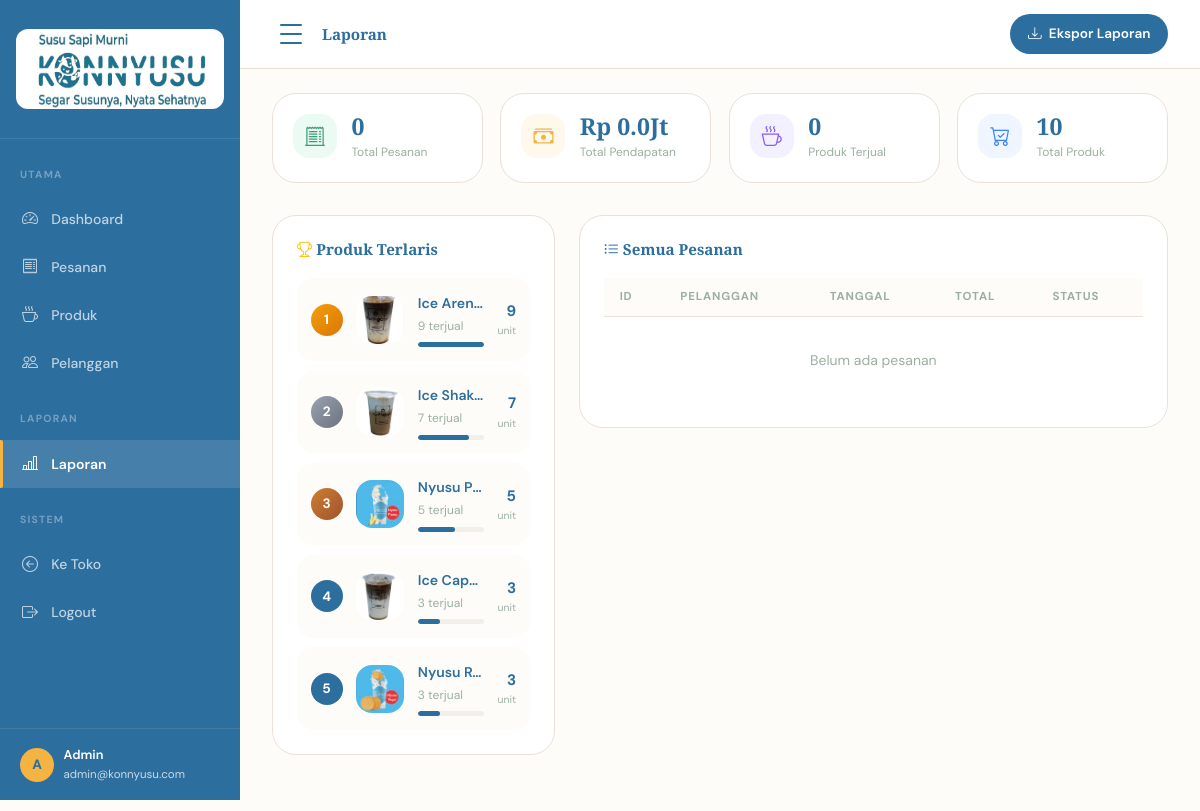
/admin/reports/reports.php (signed in), run on the app's committed database.
### tables this page shows
CREATE TABLE `menu` (
  `menu_id` int NOT NULL,
  `name` varchar(100) NOT NULL,
  `description` text,
  `price` int NOT NULL,
  `category` varchar(50) NOT NULL,
  `image` varchar(255) DEFAULT NULL,
  `stock` int DEFAULT '0',
  `is_new` tinyint(1) DEFAULT '0',
  `is_best` tinyint(1) DEFAULT '0',
  `sold` int DEFAULT '0',
  `created_at` timestamp NULL DEFAULT CURRENT_TIMESTAMP,
  `updated_at` timestamp NULL DEFAULT CURRENT_TIMESTAMP ON UPDATE CURRENT_TIMESTAMP
);

### config/admin.php (called while the page is built, shortened)
<?php
require_once __DIR__ . '/auth.php';
function getCompleteStats(): array {
    global $pdo;
    $stmt = $pdo->query("SELECT COUNT(*) as count FROM orders");
    $totalOrders = $stmt->fetch()['count'];
    $stmt = $pdo->query("SELECT COUNT(*) as count FROM orders WHERE order_status = 'pending'");
    $pendingOrders = $stmt->fetch()['count'];
    $stmt = $pdo->query("SELECT COALESCE(SUM(total), 0) as total FROM orders WHERE order_status IN ('pending', 'processing', 'completed', 'shipped')");
    $totalRevenue = $stmt->fetch()['total'];
    $stmt = $pdo->query("SELECT COUNT(*) as count FROM users WHERE role = 'user'");
    $totalCustomers = $stmt->fetch()['count'];
    $stmt = $pdo->query("SELECT COUNT(*) as count FROM menu");
    $totalProducts = $stmt->fetch()['count'];
    $stmt = $pdo->query("SELECT COALESCE(SUM(quantity), 0) as total FROM order_item");
    $totalSold = $stmt->fetch()['total'];
    return [
        'total_orders' => $totalOrders,
        'pending_orders' => $pendingOrders,
        'total_revenue' => $totalRevenue,
        'total_customers' => $totalCustomers,
        'total_products' => $totalProducts,
        'total_sold' => $totalSold
    ];
}
?>

### data/products.php (called while the page is built, shortened)
<?php
require_once __DIR__ . '/../config/database.php';
function getProducts(): array {
    global $pdo;
    $stmt = $pdo->query("
        SELECT m.menu_id AS id, m.name, m.description, m.price, m.category, m.image, m.stock, m.is_new, m.is_best,
            COALESCE(SUM(oi.quantity), 0) AS sold
        FROM menu m
        LEFT JOIN order_item oi ON m.menu_id = oi.menu_id
        LEFT JOIN orders o ON oi.order_id = o.order_id AND o.order_status = 'completed'
        GROUP BY m.menu_id
        ORDER BY m.menu_id
    ");
    return $stmt->fetchAll();
}
$products = getProducts();
?>

### admin/reports/reports.php (the view, shortened to what this page needs)
<?php
require_once __DIR__ . '/../../config/auth.php';
require_once __DIR__ . '/../../config/admin.php';
require_once __DIR__ . '/../../config/order.php';
require_once __DIR__ . '/../../data/products.php';
$completeStats = getCompleteStats();
$allOrders = getAllOrders();
$filteredOrders = array_filter($allOrders, fn($o) => in_array($o['order_status'], ['completed', 'cancelled']));
function getTopSellingProductsFromOrders(int $limit = 5): array {
    global $pdo;
    $stmt = $pdo->query("
        SELECT m.menu_id AS id, m.name, m.description, m.price, m.category, m.image,
               COALESCE(SUM(oi.quantity), 0) AS sold
        FROM menu m
        LEFT JOIN order_item oi ON m.menu_id = oi.menu_id
        LEFT JOIN orders o ON oi.order_id = o.order_id AND o.order_status = 'completed'
        GROUP BY m.menu_id
        HAVING sold > 0
        ORDER BY sold DESC
        LIMIT $limit
    ");
    $results = $stmt->fetchAll();
    if (empty($results)) {
        $stmt = $pdo->query("SELECT menu_id AS id, name, description, price, category, image, sold FROM menu ORDER BY sold DESC LIMIT $limit");
        $results = $stmt->fetchAll();
    }
    return $results;
}
$stats = [
    'total_orders'    => $completeStats['total_orders'],
    'total_revenue'   => $completeStats['total_revenue'],
    'total_sold'      => $completeStats['total_sold'],
    'total_products'  => $completeStats['total_products']
];
$topProducts = getTopSellingProductsFromOrders(5);
?>
<!DOCTYPE html>
<html lang="id">
<head>
<link href="https://cdn.jsdelivr.net/npm/bootstrap@5.3.3/dist/css/bootstrap.min.css" rel="stylesheet">
<link rel="stylesheet" href="https://cdn.jsdelivr.net/npm/bootstrap-icons@1.11.3/font/bootstrap-icons.min.css">
<link rel="stylesheet" href="../../assets/css/global.css">
</head>
<body>
<div class="admin-layout">
<aside class="admin-sidebar">
  <div class="sidebar-brand">
    <img src="../../assets/img/logo.jpeg" alt="Konnyusu" style="height:80px;border-radius:12px;">
  </div>
  <nav class="sidebar-nav">
    <div class="sidebar-section-label">Utama</div>
    <a href="../dashboard/dashboard.php" class="sidebar-link"><i class="bi bi-speedometer2"></i> Dashboard</a>
    <a href="../orders/orders.php" class="sidebar-link"><i class="bi bi-receipt"></i> Pesanan</a>
    <a href="../products/products.php" class="sidebar-link"><i class="bi bi-cup-hot"></i> Produk</a>
    <a href="../customers/customers.php" class="sidebar-link"><i class="bi bi-people"></i> Pelanggan</a>
    <div class="sidebar-section-label mt-3">Laporan</div>
    <a href="reports.php" class="sidebar-link active"><i class="bi bi-bar-chart-line"></i> Laporan</a>
    <div class="sidebar-section-label mt-3">Sistem</div>
    <a href="../../home/home.php" class="sidebar-link"><i class="bi bi-arrow-left-circle"></i> Ke Toko</a>
    <a href="../../auth/logout.php" class="sidebar-link"><i class="bi bi-box-arrow-right"></i> Logout</a>
  </nav>
  <div class="sidebar-footer">
    <div class="sidebar-user">
      <div class="sidebar-user-avatar">A</div>
      <div><div style="color:#fff;font-weight:600;font-size:.8rem;">Admin</div><div style="font-size:.72rem;">admin@konnyusu.com</div></div>
    </div>
  </div>
</aside>
<div class="admin-main">
  <div class="admin-topbar">
    <div class="admin-topbar__left">
      <button class="hamburger-btn" id="hamburgerBtn" aria-label="Menu">
        <span></span>
        <span></span>
        <span></span>
      </button>
      <h6>Laporan</h6>
    </div>
    <div class="d-flex gap-2 no-print">
      <a href="export.php" class="btn-brand" style="font-size:.85rem;padding:.55rem 1.1rem;text-decoration:none;">
        <i class="bi bi-download me-1"></i> Ekspor Laporan
      </a>
    </div>
  </div>
  <div class="admin-body">
    <div class="stat-grid">
      <?php
      $statData = [
        ['icon'=>'bi-receipt-cutoff','cls'=>'green','val'=>number_format($stats['total_orders']),'lbl'=>'Total Pesanan'],
        ['icon'=>'bi-cash-stack','cls'=>'amber','val'=>'Rp '.number_format($stats['total_revenue']/1000000,1).'Jt','lbl'=>'Total Pendapatan'],
        ['icon'=>'bi-cup-hot','cls'=>'purple','val'=>number_format($stats['total_sold']),'lbl'=>'Produk Terjual'],
        ['icon'=>'bi-cart-check','cls'=>'blue','val'=>number_format($stats['total_products']),'lbl'=>'Total Produk'],
      ];
      foreach ($statData as $s):
      ?>
      <div class="stat-card">
        <div class="stat-card__icon stat-card__icon--<?=$s['cls']?>"><i class="bi <?=$s['icon']?>"></i></div>
        <div>
          <div class="stat-card__val"><?=$s['val']?></div>
          <div class="stat-card__label"><?=$s['lbl']?></div>
        </div>
      </div>
      <?php endforeach;?>
    </div>
    <div class="row g-4 mb-4">
      <div class="col-lg-4">
        <div class="chart-box">
          <h6><i class="bi bi-trophy me-1 text-warning"></i>Produk Terlaris</h6>
          <?php if(empty($topProducts)): ?>
          <div style="text-align:center;padding:2rem;color:var(--text-muted);">
            <i class="bi bi-inbox" style="font-size:2.5rem;margin-bottom:.75rem;"></i>
            <p style="font-size:.85rem;margin:0;">Belum ada data penjualan</p>
          </div>
          <?php else:
            $maxSold = $topProducts[0]['sold'] ?? 1;
            $rankClasses = ['gold', 'silver', 'bronze', '', ''];
            foreach ($topProducts as $i => $p):
              $rankClass = $rankClasses[$i] ?? '';
              $barWidth = $maxSold > 0 ? round(($p['sold'] / $maxSold) * 100) : 0;
          ?>
          <div class="top-product-item">
            <div class="product-rank <?= $rankClass ?>"><?= $i + 1 ?></div>
            <img src="../../assets/img/products/<?= htmlspecialchars($p['image']) ?>"
                 class="product-img"
                 onerror="this.src='https://placehold.co/48x48/1a3c2e/f0cb7a?text=<?= substr($p['name'], 0, 1) ?>'">
            <div class="product-info">
              <div class="product-name" title="<?= htmlspecialchars($p['name']) ?>"><?= htmlspecialchars($p['name']) ?></div>
              <div class="product-sold"><?= number_format($p['sold']) ?> terjual</div>
              <div class="product-bar">
                <div class="product-bar-fill" style="width:<?= $barWidth ?>%"></div>
              </div>
            </div>
            <div class="product-sales">
              <div class="product-sales-count"><?= number_format($p['sold']) ?></div>
              <div class="product-sales-label">unit</div>
            </div>
          </div>
          <?php endforeach; ?>
          <?php endif; ?>
        </div>
      </div>
      <div class="col-lg-8">
        <div class="chart-box">
          <h6><i class="bi bi-list-ul me-1"></i>Semua Pesanan</h6>
          <div style="overflow-x:auto;">
            <table class="k-table">
              <thead>
                <tr><th>ID</th><th>Pelanggan</th><th>Tanggal</th><th>Total</th><th>Status</th></tr>
              </thead>
              <tbody>
                <?php if(empty($filteredOrders)):?>
                <tr><td colspan="5" style="text-align:center;padding:2rem;color:var(--text-muted);">Belum ada pesanan</td></tr>
                <?php endif;?>
              </tbody>
            </table>
          </div>
        </div>
      </div>
    </div>
  </div>
</div>
</div>
</body>
</html>

### assets/css/global.css (style rules this page uses)
:root { --primary: #2c6e9e; --primary-light: #4a8ec2; --accent: #f5b342; --accent-light: #f7cc7a; --cream: #fefcf8; --cream-dark: #f2efe8; --text-dark: #2c3e2f; --text-mid: #5a6b5a; --text-muted: #9bb0a0; --white: #ffffff; --danger: #e05252; --success: #3b9e7c; --border: #e8e2d9; --radius-sm: 8px; --radius-md: 16px; --radius-lg: 24px; --radius-xl: 36px; --shadow-sm: 0 2px 8px rgba(26,60,46,.08); --shadow-md: 0 8px 24px rgba(26,60,46,.12); --shadow-lg: 0 20px 48px rgba(26,60,46,.16); --font-display: 'Playfair Display', Georgia, serif; --font-body: 'DM Sans', system-ui, sans-serif; }
*, *::before, *::after { box-sizing: border-box; margin: 0; padding: 0; }
html { scroll-behavior: smooth; }
body { font-family: var(--font-body); background: var(--cream); color: var(--text-dark); line-height: 1.6; -webkit-font-smoothing: antialiased; }
h1,h2,h3,h4,h5,h6 { font-family: var(--font-display); color: var(--primary); }
a { text-decoration: none; color: inherit; transition: color .2s; }
img { max-width: 100%; display: block; }
.btn-brand { background: var(--primary); color: var(--white); border: none; border-radius: var(--radius-xl); padding: .65rem 1.5rem; font-family: var(--font-body); font-weight: 600; font-size: .9rem; cursor: pointer; transition: background .2s, transform .15s, box-shadow .2s; }

### data on the page
menu: image (picture), name "Ice Aren…", sold "9"
menu: image (picture), name "Ice Shak…", sold "7", $barWidth 78 (drawn)
menu: image (picture), name "Nyusu P…", sold "5", $barWidth 56 (drawn)
menu: image (picture), name "Ice Cap…", sold "3", $barWidth 33 (drawn)
menu: image (picture), name "Nyusu R…", sold "3", $barWidth 33 (drawn)

### other printed values
$s['val'] "0"
$s['lbl'] "Total Pesanan"
$s['val'] "Rp 0.0Jt"
$s['lbl'] "Total Pendapatan"
$s['lbl'] "Produk Terjual"
$s['val'] "10"
$s['lbl'] "Total Produk"
